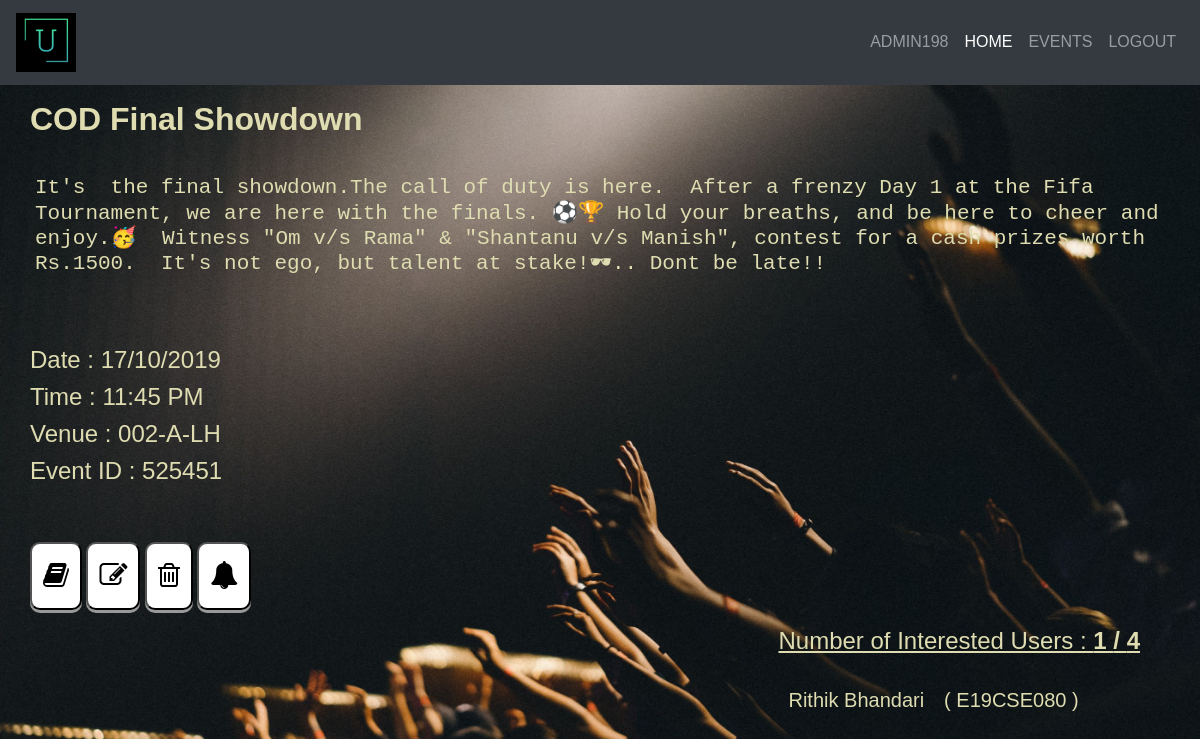
Before: /events/525451 (signed in) with the older database file.
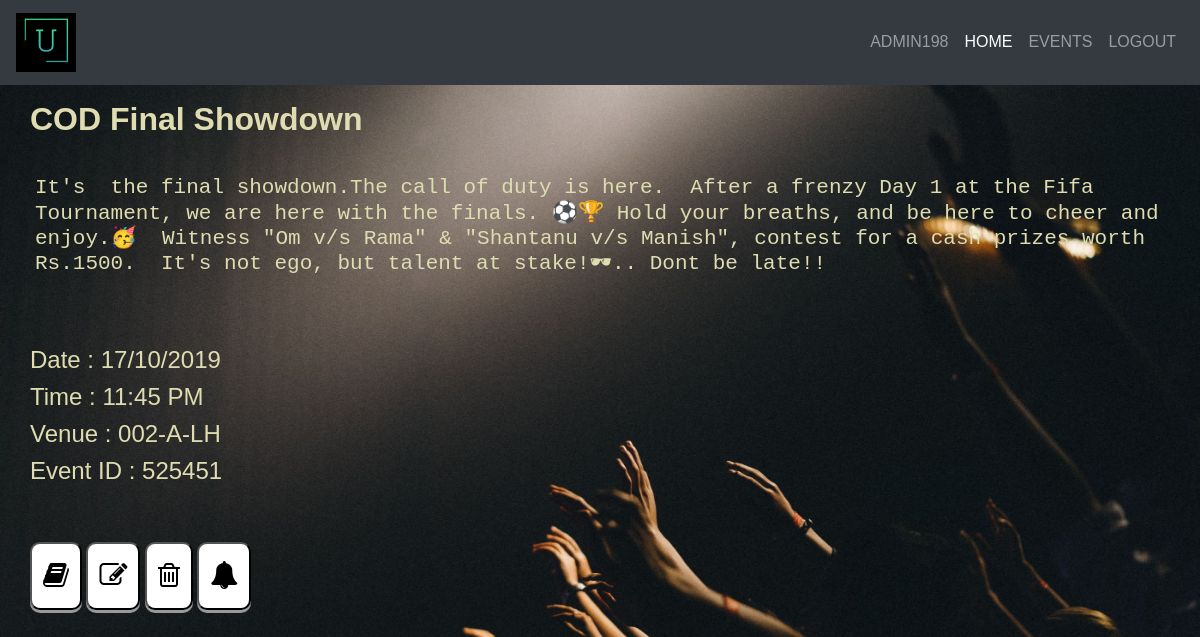
After: the same page with the newer database file.
### models.py (models this page shows, shortened)
class EventsModel(db.Model):
    __tablename__ = 'events'
    ID = db.Column(db.String(8), nullable=False, primary_key=True)
    EventHeading = db.Column(db.String(255), nullable=False)
    EventDescription = db.Column(db.Text, nullable=False)
    EventDate = db.Column(db.String(20), nullable=False)
    EventTime = db.Column(db.String(255), nullable=False)
    EventVenue = db.Column(db.String(255), nullable=False)

class UserModel(db.Model):
    __tablename__ = 'users'
    Name = db.Column(db.String(255), nullable=False)
    ID = db.Column(db.String(15), nullable=False, primary_key=True)
    Password = db.Column(db.String(100), nullable=False)
    InterestedActivities = db.Column(db.Text, nullable=False, default='')

### views_events.py (the view)
@app.route(URL_PREFIX + '/<string:event_id>')
def display_event(event_id):
    if 'user' in session or 'admin' in session:  # logged in
        e = EventsModel.query.filter_by(ID=event_id).first()
        if e is None:
            flash(f"Event  With ID : '{event_id}' Does Not Exist", 'success')
            print(f"Event  With ID : '{event_id}' Does Not Exist")
            return redirect(URL_PREFIX)
        else:
            users_interested = []
            num_interested = 0
            total_users_registered = 0
            if 'admin' in session:  # if admin in session then show names of interested users
                rs = UserModel.query.all()
                total_users_registered = len(rs)
                for i in rs:
                    if event_id in i.InterestedActivities:
                        users_interested.append([i.ID, i.Name])
                num_interested = len(users_interested)
            return render_template('events/display-event-page.html', event=e,
                                   users_interested=users_interested,
                                   num_interested=num_interested,
                                   total_users_registered=total_users_registered
                                   )
    else:
        flash("Not Logged In", 'danger')
        print("Not Logged In")
        return redirect('/login')

### app.py (called while the page is built)
def get_session():
    return session

@app.before_request
def make_session_permanent():
    session.permanent = True
    app.permanent_session_lifetime = timedelta(minutes=15)

### templates/events/display-event-page.html (shortened to what this page needs)
{% extends "layout.html" %}
{% set session = get_session() %}
{% block body %}
<h2><b>{{ event.EventHeading }}</b></h2>
<br>
<h4>
   <pre>
{{ event.EventDescription }}
   </pre>
</h4>
<br>
<h4>Date : {{ event.EventDate }}</h4>
<h4>Time : {{ event.EventTime }}</h4>
<h4>Venue : {{ event.EventVenue }}</h4>
{% if 'admin' in session %}
<h4>Event ID : {{ event.ID }}</h4>
{% endif %}
<br/>
<br/>
{% if 'user' in session %}
   <a href="/events/add-to-fav/{{event.ID}}" data-toggle="tooltip" title="Add To Favourites">
   <button>
   <i class="fa fa-thumbs-up"></i>
   </button>
   </a>
{% elif 'admin' in session %}
   <a href="/events/{{event.ID}}" data-toggle="tooltip" title="Read More">
   <button>
   <i class="fa fa-book"></i>
   </button>
   </a>
   <a href="/events/modify/{{event.ID}}" data-toggle="tooltip" title="Modify Event">
   <button>
   <i class="fa fa-edit"></i>
   </button>
   </a>
   <a href="/events/delete/{{event.ID}}" data-toggle="tooltip" title="Delete Event">
   <button>
   <i class="fa fa-trash-o"></i>
   </button>
   </a>
   <a href="/events/send-reminder/{{event.ID}}" data-toggle="tooltip" title="Send Reminder">
   <button>
   <i class="fa fa-bell"></i>
   </button>
   </a>
   <div class="user-data-events">
      {% if users_interested %}
      <h4><u>Number of Interested Users : <b>{{ num_interested }} / {{ total_users_registered }}</b></u></h4>
      <br/>
      <table>
         {% for user in users_interested %}
         <tr>
            <td>
               <h5>{{user[1]}}</h5>
            </td>
            <td>
               <h5>( {{user[0]}} )</h5>
            </td>
         </tr>
         {% endfor %}
      </table>
      {% endif %}
   {% endif %}
</div>
{% endblock %}

### templates/layout.html (shortened to what this page needs)
<!DOCTYPE html>
<html lang="en">
   <head>
      <link rel="stylesheet" href="https://stackpath.bootstrapcdn.com/bootstrap/4.3.1/css/bootstrap.min.css"
>
      {% block head %}
      <link rel="stylesheet" href="https://cdnjs.cloudflare.com/ajax/libs/font-awesome/4.7.0/css/font-awesome.min.css">
      <link rel="stylesheet" type="text/css" href="{{ url_for('static',filename='css/layout-style.css') }}">
      {% endblock %}
   </head>
   <body>
      {% set session = get_session() %}
      <header>
         <nav class="navbar navbar-expand-lg navbar-dark bg-dark fixed-top">
            <a class="navbar-brand" href="/"><img src="{{ url_for('static',filename='img/logo.png') }}" alt="Logo"
               width="60">
            </a>
            <div class="collapse navbar-collapse" id="navbarSupportedContent">
               <ul class="navbar-nav ml-auto">
                  <li class="nav-item">
                     <a class="nav-link" href="/dashboard">{{ session['name'] }}</a>
                  </li>
                  <li class="nav-item active">
                     <a class="nav-link" href="/">HOME<span class="sr-only">(current)</span></a>
                  </li>
                  <li class="nav-item">
                     <a class="nav-link" href="/events">EVENTS</a>
                  </li>
                  {% if 'user' in session or 'admin' in session %}
                  <li class="nav-item">
                     <a class="nav-link" href="/logout">LOGOUT</a>
                  </li>
                  {% else %}
                  <li class="nav-item">
                     <a class="nav-link" href="/login">LOGIN</a>
                  </li>
                  {% endif %}
               </ul>
            </div>
         </nav>
      </header>
      <section class="content">
         {% block body %}{% endblock %}
      </section>
   </body>
</html>

### static/css/layout-style.css (style rules this page uses)
:root { --primary-color: white; --card-background: #dedcb0; --text-color: black; --card-button-color: #fff; }
* { padding: 0; margin: 0; font-family: sans-serif; }
body { background: url("/static/img/bg.jpg"); background-size: cover; }
a { color: var(--text-color); }
section[class="content"] { padding-top: 100px; width: 95%; justify-content: center; margin: 0 auto; }
input[type="button"], button { background-color: var(--card-button-color); padding: 5px; text-align: center; border-radius: 10px; text-decoration: none; display: inline-block; font-size: 16px; cursor: pointer; outline: none; box-shadow: 0 3px #999; transition: 0.1s; }
a button { font-size: 28px; padding: 11px; }
header { position: absolute; z-index: 2; width: 100%; }

### templates/events/display-event-page.html (style rules this page uses)
h2, h4, pre { color: #dedcb0; }
pre { width: 95vw; padding: 5px; white-space: pre-wrap; }

Changed rows visible on the page:
no longer on this page (row edited): UserModel: Name "Rithik Bhandari", ID "E19CSE080"
Other visible differences:
{{ num_interested }}: "1" → (not shown)
{{ total_users_registered }}: "4" → (not shown)
text no longer shown: "Number of Interested Users : /"
